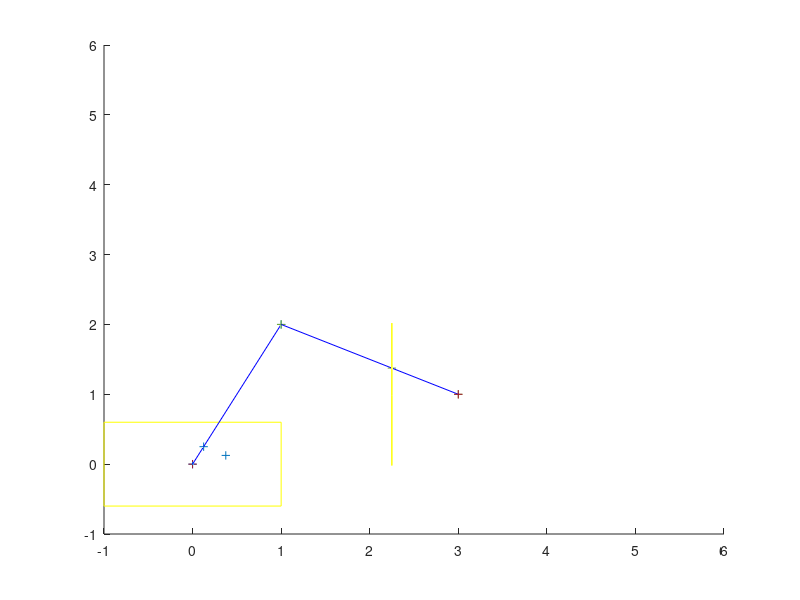

Write MATLAB code to recreate this figure. (Note: this script raises an error after producing the figure.)
clear;
close all;

%%New version: to move M, just clic on the figure where M should be placed,
%%then press return. Press return without clic to finish. Then the figure
%%can be rotated

%parameters
f1 =0.5;
f2 = 0.75;
heigth = 1.2;
width = 2;
Rot = [ 0 0 1;cos(pi/3) -sin(pi/3) 0; sin(pi/3) cos(pi/3) 0];
xrot = Rot*[1;0;0];
yrot = Rot*[0;1;0];
zrot = Rot*[0;0;1];
M = [1; 2; 4];
c1 = [0;0;0];
F1 = [0;0;f1];
c2= [3;1;4];
Tra = c2-c1;
m1 = (M-c1)/norm(M-c1);
m1=m1*f1/(m1(3));
F2 = c2 - (f2/f1)*Rot*F1;
e1 = (c2-c1)/norm(c2-c1);
e1=e1*f1/(e1(3));
lambda = (f2)/(c2(1)-M(1));
m2 = lambda*M + (1-lambda)*c2;
lambda2 = (f2)/(c2(1)-c1(1));
e2= lambda*c1 + (1-lambda2)*c2;
%Planes
p1 = [F1(1)-width/2;F1(2)-heigth/2;F1(3)];
p2 = [F1(1)+width/2;F1(2)-heigth/2;F1(3)];
p3 = [F1(1)+width/2;F1(2)+heigth/2;F1(3)];
p4 = [F1(1)-width/2;F1(2)+heigth/2;F1(3)];

p12 = F2 - Rot*[width/2;heigth/2;0];
p22 = F2 - Rot*[-width/2;heigth/2;0];
p32 = F2 + Rot*[width/2;heigth/2;0];
p42 = F2 - Rot*[width/2;-heigth/2;0];
m2_visible = (dot(m2-p12,p42-p12)>=0 && dot(m2-p42,p32-p12)>=0 && dot(m2-p32,p22-p32)>=0);

epipolar_lane1 = [m1 e1];
epipolar_lane2 = [m2 e2];
% %plot
while true
    clf
    figure(1)
    axis([-1 6 -1 6 -1 6])
    xlabel('X');
    ylabel('Y');
    zlabel('Z');
    hold on;
    rotate3d on;
    plot3(F1(1),F1(2),F1(3),'+','color','r');
    plot3([c1(1), m1(1), M(1) e1(1) ], [c1(2) m1(2) M(2) e1(2)],[c1(3) m1(3), M(3) e1(3)],'+');
    plot3([p4(1) p1(1), p2(1), p3(1), p4(1)], [p4(2) p1(2) p2(2), p3(2), p4(2)],[p4(3) p1(3) p2(3), p3(3), p4(3)],'-','color','y');
    plot3([p42(1) p12(1), p22(1), p32(1), p42(1)], [p42(2) p12(2) p22(2), p32(2), p42(2)],[p42(3) p12(3) p22(3), p32(3), p42(3)],'-','color','yellow');
    if (abs(F1(1)-m1(1))<=width/2 && abs(F1(2)-m1(2))<=heigth/2)
        plot3([c1(1) m1(1), M(1)], [c1(2) m1(2), M(2)],[c1(3) m1(3), M(3)],'-','color','b');
    end
    plot3([c2(1) m2(1), M(1)], [c2(2) m2(2), M(2)],[c2(3) m2(3), M(3)],'+');
    if m2_visible
        plot3([c2(1) m2(1), M(1)], [c2(2) m2(2), M(2)],[c2(3) m2(3), M(3)],'-','color','b');
    end
    plot3([c1(1) c2(1)], [c1(2) c2(2)], [c1(3) c2(3)],'+');
    plot3([c1(1) c2(1)], [c1(2) c2(2)], [c1(3) c2(3)],'-','color',[0 0 0]);
    plot3(epipolar_lane1(1,:),epipolar_lane1(2,:),epipolar_lane1(3,:),'-','color','r');
    plot3(epipolar_lane2(1,:),epipolar_lane2(2,:),epipolar_lane2(3,:),'-','color','r');
    text(c1(1),c1(2),c1(3),'c1');
    text(m1(1),m1(2),m1(3),'m1');
    text(M(1),M(2),M(3),'M');
    text(c2(1),c2(2),c2(3),'c2');
    text(m2(1),m2(2),m2(3),'m2');
    
    pause();
    [x,y] = ginput;
    if size(x,1) < 1
        break;
    end
    
    for i = 1:floor(norm(M-[x;y;M(3)])/0.02)
        j = (i-1)/(floor(norm(M-[x;y;M(3)])/0.02)-1);
        Mtemp = ((1-j)*M+j*[x;y;M(3)]);
        lambda = (f2)/(c2(1)-Mtemp(1));
        m2 = lambda*Mtemp + (1-lambda)*c2;
        m1 = (Mtemp-c1)/norm(Mtemp-c1);
        m1=m1*f1/m1(3);
        clf;
        figure(1)
        axis ([-1 6 -1 6 -1 6]);
        hold on;
        rotate3d on;
        
        plot3([c1(1), m1(1), Mtemp(1) e1(1)], [c1(2) m1(2), Mtemp(2) e1(2)],[c1(3) m1(3), Mtemp(3) e1(3)],'+');
        plot3([p4(1) p1(1), p2(1), p3(1), p4(1)], [p4(2) p1(2) p2(2), p3(2), p4(2)],[p4(3) p1(3) p2(3), p3(3), p4(3)],'-','color','y');
        plot3([p42(1) p12(1), p22(1), p32(1), p42(1)], [p42(2) p12(2) p22(2), p32(2), p42(2)],[p42(3) p12(3) p22(3), p32(3), p42(3)],'-','color','y');
        if (abs(F1(1)-m1(1))<=width/2 && abs(F1(2)-m1(2))<=heigth/2)
            plot3([c1(1) m1(1), Mtemp(1)], [c1(2) m1(2), Mtemp(2)],[c1(3) m1(3), Mtemp(3)],'-','color','b');
        end
        m2_visible = (dot(m2-p12,p42-p12)>=0 && dot(m2-p42,p32-p12)>=0 && dot(m2-p32,p22-p32)>=0);
        if m2_visible
        plot3([c2(1) m2(1), Mtemp(1)], [c2(2) m2(2), Mtemp(2)],[c2(3) m2(3), Mtemp(3)],'-','color','b');
        end
        plot3([c2(1) m2(1),Mtemp(1)], [c2(2) m2(2), Mtemp(2)],[c2(3) m2(3), Mtemp(3)],'+');
        
        plot3([c1(1) c2(1)], [c1(2) c2(2)], [c1(3) c2(3)],'+');
        plot3([c1(1) c2(1)], [c1(2) c2(2)], [c1(3) c2(3)],'-','color',[0 0 0]);
        plot3(epipolar_lane1(1,:),epipolar_lane1(2,:),epipolar_lane1(3,:),'-','color','r');
        plot3(epipolar_lane2(1,:),epipolar_lane2(2,:),epipolar_lane2(3,:),'-','color','r');
        text(c1(1),c1(2),c1(3),'c1');
        text(m1(1),m1(2),m1(3),'m1');
        text(Mtemp(1),Mtemp(2),Mtemp(3),'M');
        text(c2(1),c2(2),c2(3),'c2');
        text(m2(1),m2(2),m2(3),'m2');
        pause(0.25);
    end
    
    n = length(x);
    M = [x(n);y(n);M(3)];
    m1 = (M-c1)/norm(M-c1);
    m1=m1*f1/m1(3);
    lambda = (f2)/(c2(1)-M(1));
    m2 = lambda*M + (1-lambda)*c2;
    
    clf;
end
clf
figure(1)
axis ([-1 6 -1 6 -1 6]);
hold on;
rotate3d on;

plot3([c1(1), m1(1), M(1) e1(1) ], [c1(2) m1(2) M(2) e1(2)],[c1(3) m1(3), M(3) e1(3)],'+');
plot3([p4(1) p1(1), p2(1), p3(1), p4(1)], [p4(2) p1(2) p2(2), p3(2), p4(2)],[p4(3) p1(3) p2(3), p3(3), p4(3)],'-','color','y');
plot3([p42(1) p12(1), p22(1), p32(1), p42(1)], [p42(2) p12(2) p22(2), p32(2), p42(2)],[p42(3) p12(3) p22(3), p32(3), p42(3)],'-','color','y');
if (abs(F1(1)-m1(1))<=width/2 && abs(F1(2)-m1(2))<=heigth/2)
    plot3([c1(1) m1(1), M(1)], [c1(2) m1(2), M(2)],[c1(3) m1(3), M(3)],'-','color','b');
end
plot3([c2(1) m2(1), M(1)], [c2(2) m2(2), M(2)],[c2(3) m2(3), M(3)],'+');
if m2_visible
plot3([c2(1) m2(1), M(1)], [c2(2) m2(2), M(2)],[c2(3) m2(3), M(3)],'-','color','b');
end
plot3([c1(1) c2(1)], [c1(2) c2(2)], [c1(3) c2(3)],'+');
plot3([c1(1) c2(1)], [c1(2) c2(2)], [c1(3) c2(3)],'-',color,[0 0 0]);
plot3(epipolar_lane1(1,:),epipolar_lane1(2,:),epipolar_lane1(3,:),'-','color','r');
plot3(epipolar_lane2(1,:),epipolar_lane2(2,:),epipolar_lane2(3,:),'-','color','r');
text(c1(1),c1(2),c1(3),'c1');
text(m1(1),m1(2),m1(3),'m1');
text(M(1),M(2),M(3),'M');
text(c2(1),c2(2),c2(3),'c2');
text(m2(1),m2(2),m2(3),'m2');